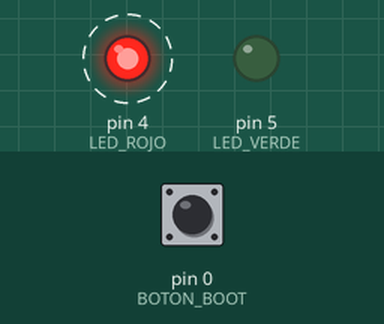
Simulated run of this sketch. Board: Arduino Uno, built with avr-gcc and run on an emulated ATmega328P. Shown: output pins drawn as LEDs (lit = HIGH). Dashed ring = blinking. The inputs (shaded band) are chosen by the test bench; at power-on: pin 0 (BOTON_BOOT) HIGH.

Above: at 1.7 s.
2.1 s: pin 0 (BOTON_BOOT) pulled LOW for 0.5 s
At 2.5 s:
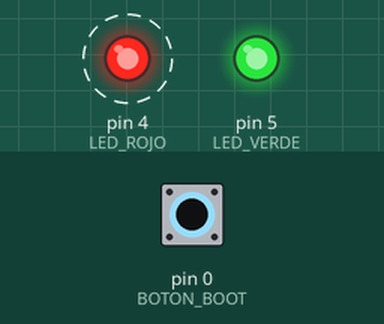
5.1 s: pin 0 (BOTON_BOOT) pulled LOW for 3.2 s
At 8.7 s:
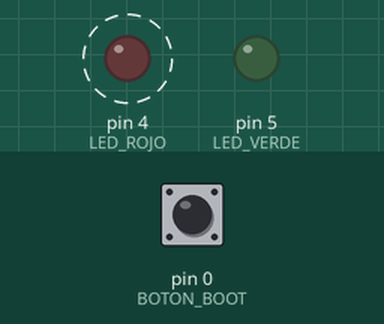
Timing chart, 0 to 15.8 s (numbered marks = the images above; inputs shaded):
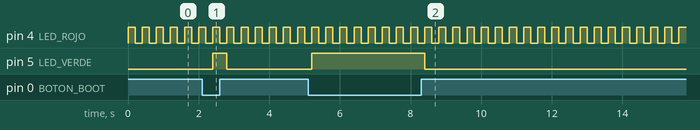

The sketch:

GreenClick.ino
```cpp
#define LED_ROJO 4
#define LED_VERDE 5
#define BOTON_BOOT 0

void setup() {
  pinMode(LED_ROJO, OUTPUT);
  pinMode(LED_VERDE, OUTPUT);
  pinMode(BOTON_BOOT, INPUT);
}

void loop() {

  digitalWrite(LED_ROJO, HIGH);
  delay(200);
  digitalWrite(LED_ROJO, LOW);
  delay(200);

  int estadoBoton = digitalRead(BOTON_BOOT);


  if (estadoBoton == LOW) {
    digitalWrite(LED_VERDE, HIGH);
  } else {
    digitalWrite(LED_VERDE, LOW);
  }
}
```

Measured:
- after the input at 2.1 s, pin 5 (LED_VERDE): LOW → HIGH after 0.30 s, → LOW 0.40 s later
- after the input at 5.1 s, pin 5 (LED_VERDE): LOW → HIGH after 0.10 s, → LOW 3.2 s later
- by itself, pin 4 (LED_ROJO): alternates HIGH for 0.20 s and LOW for 0.20 s
